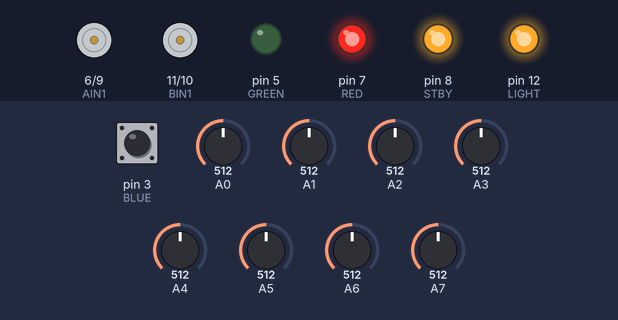
Simulated run of this sketch. Board: Arduino Nano, built with avr-gcc and run on an emulated ATmega328P. On the bench: motor-driver pin pairs drawn as motors (green arrow = first pin HIGH = forward, orange = second pin HIGH = backward, longer = more drive, stopped while the standby pin is LOW), output pins drawn as LEDs (lit = HIGH). The test bench sets the inputs (shaded band); at power-on: pin 3 (BLUE) HIGH, A0 = 512, A1 = 512, A4 = 512, A6 = 512, A7 = 512, A2 = 512, A3 = 512, A5 = 512.

Above: at 14.2 s.
14.3 s: pin 3 (BLUE) pulled LOW for 3.2 s
At 19.3 s:
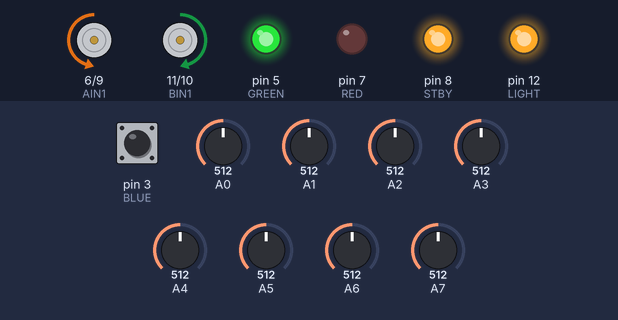
20.3 s: A0 set to 716
At 21.5 s:
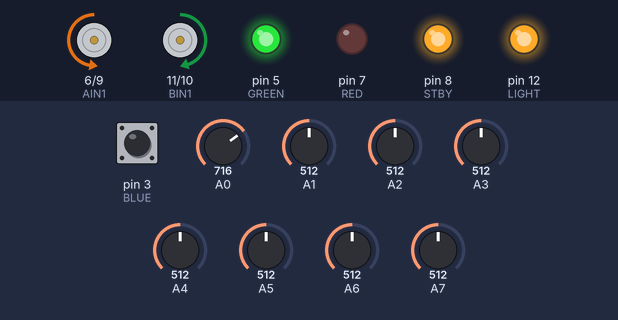
21.8 s: A1 set to 716
At 22.7 s:
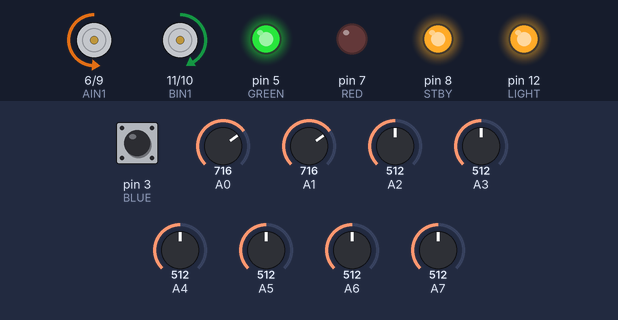
23.3 s: A4 set to 716
At 23.8 s:
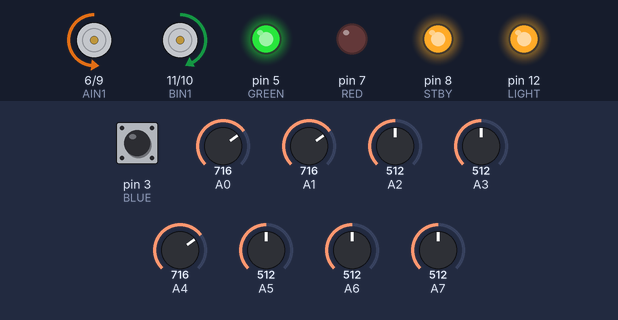
24.8 s: A6 set to 716
At 26.0 s:
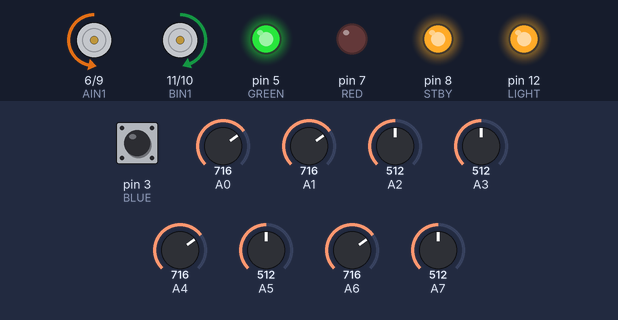
26.3 s: A7 set to 716
At 27.2 s:
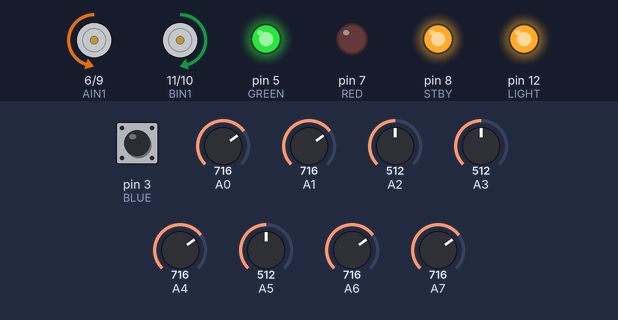
Timing chart, 0 to 28.8 s (numbered marks = the images above; inputs shaded):
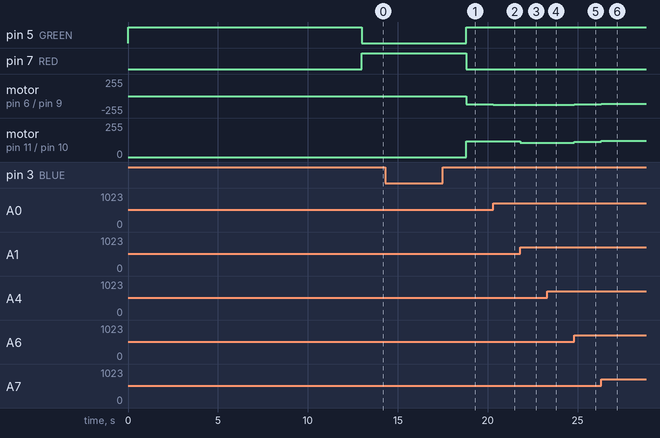

The sketch:

sketch_may14a.ino
```cpp
#include <QTRSensors.h>

QTRSensors qtr;
const uint8_t SensorCount = 8;
uint16_t sensorValues[SensorCount];

const int AIN1 = 6;
const int AIN2 = 9;
const int BIN1 = 11;
const int BIN2 = 10;
const int STBY = 8;
const int LIGHT = 12;

const int RED = 7;
const int GREEN = 5;
const int BLUE = 3;

const int startButton= 3;

bool isRunning = false;
int lastError = 0;
int integral = 0;

const int baseSpeedL = 120;
const int baseSpeedR = 120;
float Kp = 0.053;
float Ki = 0;
float Kd = 0.69;

int stopCount = 0;
int crossLineCount = 0;
const int blackLinekLim = 800;
const int minPosition = 300;
const int maxPosition = 6700;
const int stopLimit = 20;
const int countStopLine = 2;

void setup() {
  qtr.setTypeAnalog();
  qtr.setSensorPins((const uint8_t[]){A0, A1, A2, A3, A4, A5, A6, A7}, SensorCount);

  pinMode(AIN1, OUTPUT);
  pinMode(AIN2, OUTPUT);
  pinMode(BIN1, OUTPUT);
  pinMode(BIN2, OUTPUT);
  pinMode(STBY, OUTPUT);

  pinMode(RED, OUTPUT);
  pinMode(GREEN, OUTPUT);
  pinMode(BLUE, OUTPUT);
  pinMode(LIGHT, OUTPUT);

  digitalWrite(STBY, HIGH);
  digitalWrite(LIGHT, HIGH);

  pinMode(startButton, INPUT_PULLUP);

  digitalWrite(GREEN, HIGH);
  calibrateSensors();
  digitalWrite(GREEN, LOW);
}

void calibrateSensors() {
  delay(1000);

  for (uint16_t i = 0; i < 300; i++) {
    qtr.calibrate();
    delay(15);
  }
}

void loop() {
  handleStartStopButton();

  if (isRunning) {
    uint16_t position = qtr.readLineBlack(sensorValues);

    bool blackLine = true;
    for (int i = 0; i < SensorCount; i++) {
      if (sensorValues[i] < blackLinekLim) {
        blackLine = false;
        break;
      }
    }

    static bool wasBlackLine = false;
    if (blackLine && !wasBlackLine) {
      crossLineCount++;
      wasBlackLine = true;
    }
    if (!blackLine) {
      wasBlackLine = false;
    }

    if (crossLineCount >= countStopLine) {
      stopMotors();
      isRunning = false;
      crossLineCount = 0;
      return;
    }

    // if (position <= minPosition || position >= maxPosition) {
    //   stopCount++;
    // }
    // else {
    //   stopCount = 0;
    // }

    // if (stopCount >= stopLimit) {
    //  stopMotors();
    //  isRunning = false;
    //  return;
    // }

    int error = position - 3500;

    int P = error;
    integral += error;
    if (integral > 1000) integral = 1000;
    if (integral < -1000) integral = -1000;
    int I = integral;
    int D = error - lastError;
    lastError = error;

    int pidValue = Kp * P + Ki * I + Kd * D;
    int leftMotorSpeed = baseSpeedL - pidValue;
    int rightMotorSpeed = baseSpeedR + pidValue;

    leftMotorSpeed = constrain(leftMotorSpeed, 0, 255);
    rightMotorSpeed = constrain(rightMotorSpeed, 0, 255);

    driveMotors(leftMotorSpeed, rightMotorSpeed);

  }
  else {
    digitalWrite(GREEN, LOW);
    digitalWrite(RED, HIGH);
    stopMotors();
  }
}

void handleStartStopButton() {
  static unsigned long lastPress = 0;
  if (digitalRead(startButton) == LOW && millis() - lastPress > 500) {
    lastPress = millis();

    if (isRunning) {
      isRunning = false;
      digitalWrite(RED, HIGH);
      digitalWrite(GREEN, LOW);
    }
    else {
      isRunning= true;
      delay(2000);
      digitalWrite(GREEN, HIGH);
      digitalWrite(RED, LOW);
    }
  }
}

void driveMotors(int leftMotorSpeed, int rightMotorSpeed) {
  analogWrite(AIN2, leftMotorSpeed);

  analogWrite(BIN1, rightMotorSpeed);
}

void stopMotors() {
  analogWrite(AIN2, 0);
  analogWrite(BIN1, 0);
}
```

Measured:
- after the input at 14.3 s, pin 5 (GREEN): LOW → HIGH after 4.5 s; pin 7 (RED): HIGH → LOW after 4.5 s; motor on pin 6 (AIN1) / pin 9 (AIN2): stopped → backward 120/255 after 4.5 s; motor on pin 11 (BIN1) / pin 10 (BIN2): stopped → forward 120/255 after 4.5 s
- after the input at 20.3 s, motor on pin 6 (AIN1) / pin 9 (AIN2): backward 120/255 → backward 128/255 at once
- after the input at 21.8 s, motor on pin 6 (AIN1) / pin 9 (AIN2): backward 128/255 → backward 134/255 at once; motor on pin 11 (BIN1) / pin 10 (BIN2): forward 120/255 → forward 106/255 at once
- after the input at 23.3 s, motor on pin 6 (AIN1) / pin 9 (AIN2): backward 134/255 → backward 132/255 at once; motor on pin 11 (BIN1) / pin 10 (BIN2): forward 106/255 → forward 108/255 at once
- after the input at 24.8 s, motor on pin 6 (AIN1) / pin 9 (AIN2): backward 132/255 → backward 126/255 at once; motor on pin 11 (BIN1) / pin 10 (BIN2): forward 108/255 → forward 114/255 at once
- after the input at 26.3 s, motor on pin 6 (AIN1) / pin 9 (AIN2): backward 126/255 → backward 119/255 at once; motor on pin 11 (BIN1) / pin 10 (BIN2): forward 114/255 → forward 121/255 at once
